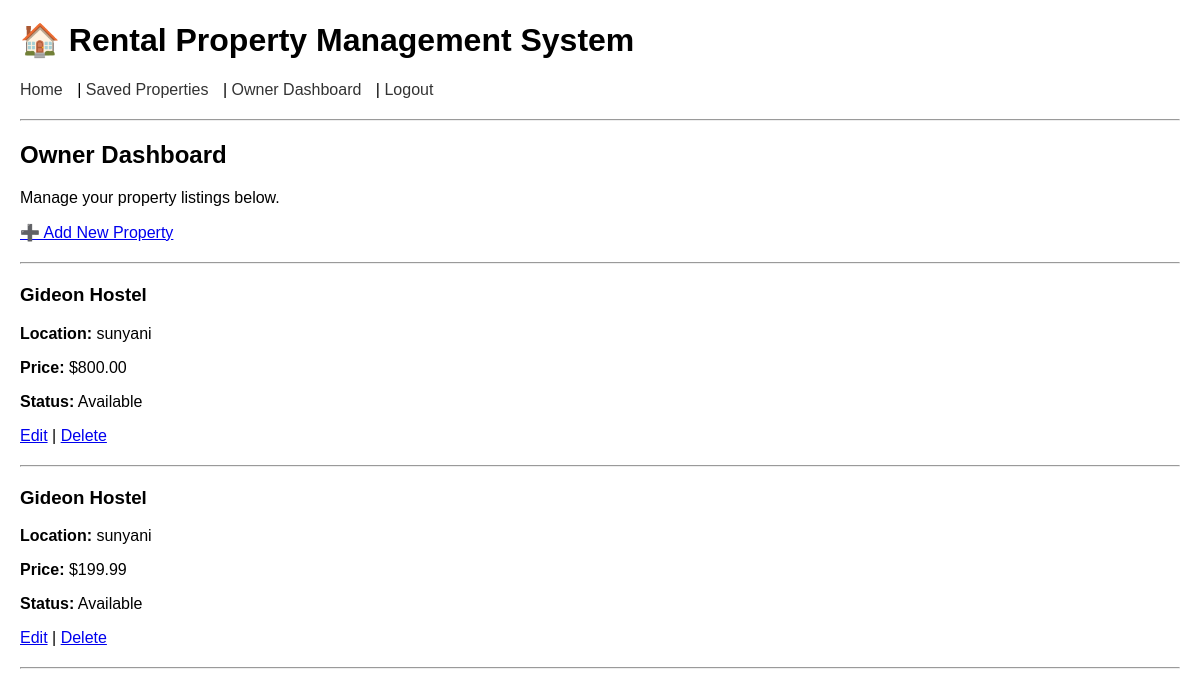
Before: /dashboard/ (signed in) with the older database file.
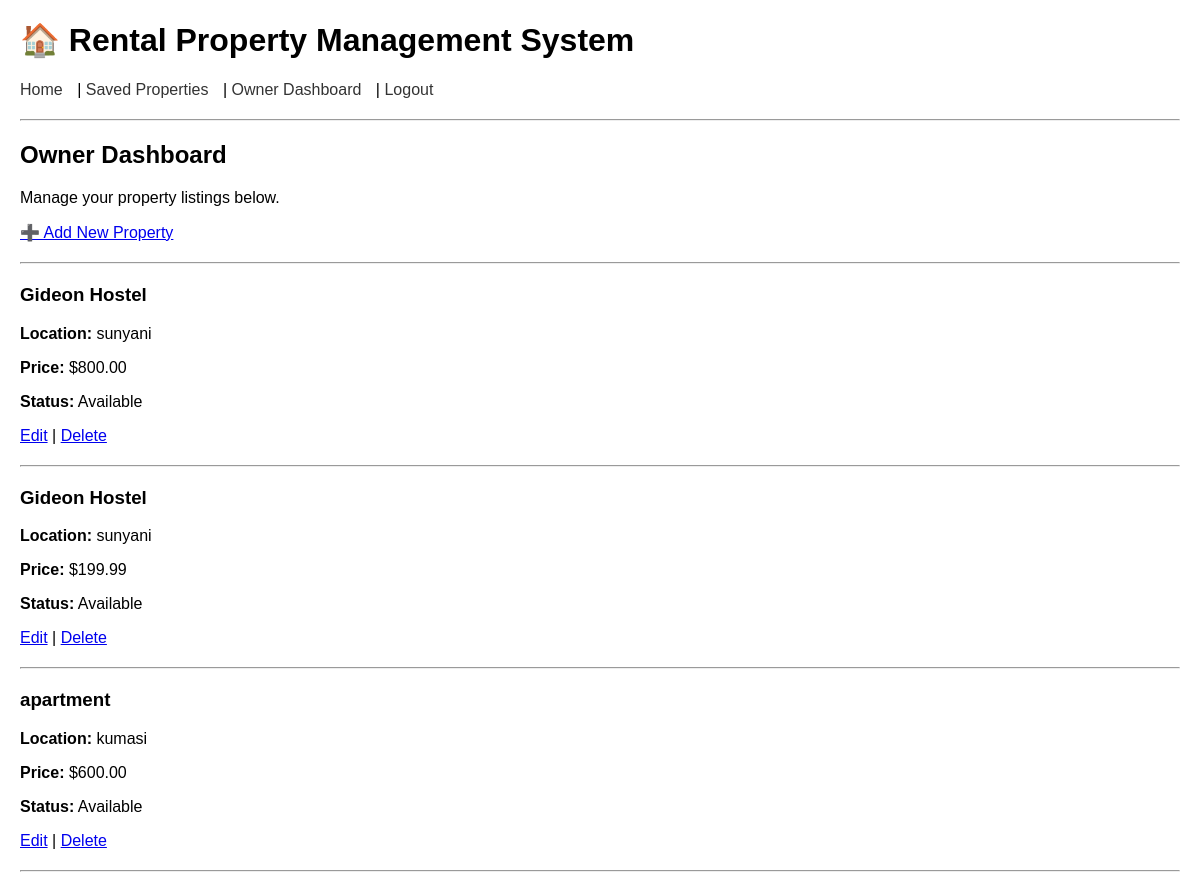
After: the same page with the newer database file.
### rentals_app/models.py (models this page shows, shortened)
class Property(models.Model):
    PROPERTY_TYPE_CHOICES = (
        ('room', 'Room'),
        ('house', 'Entire House'),
    )
    owner = models.ForeignKey('rentals_app.User', on_delete=models.CASCADE, related_name='properties')
    title = models.CharField(max_length=255)
    location = models.CharField(max_length=255)
    price = models.DecimalField(max_digits=10, decimal_places=2)
    property_type = models.CharField(max_length=10, choices=PROPERTY_TYPE_CHOICES)
    description = models.TextField()
    is_available = models.BooleanField(default=True)
    contact_email = models.EmailField()
    contact_phone = models.CharField(max_length=20, blank=True, null=True)
    created_at = models.DateTimeField(auto_now_add=True)
    updated_at = models.DateTimeField(auto_now=True)
    image = models.ImageField(upload_to='property_images/', null=True, blank=True)  # <-- new field

### rentals_app/views.py (the view)
# urls.py: path('dashboard/', views.owner_dashboard, name='owner_dashboard'),
@login_required
def owner_dashboard(request):
    properties = Property.objects.filter(owner=request.user)
    return render(request, "dashboard.html", {"properties": properties})

### templates/dashboard.html (shortened to what this page needs)
{% extends "base.html" %}
{% block content %}
<h2>Owner Dashboard</h2>
<p>Manage your property listings below.</p>
<a href="{% url 'create_property' %}">➕ Add New Property</a>
<hr>
{% for property in properties %}
    <div>
        <h3>{{ property.title }}</h3>
        <p><strong>Location:</strong> {{ property.location }}</p>
        <p><strong>Price:</strong> ${{ property.price }}</p>
        <p><strong>Status:</strong> {% if property.is_available %}Available{% else %}Not Available{% endif %}</p>
        <p>
            <a href="{% url 'edit_property' property.pk %}">Edit</a> |
            <a href="{% url 'delete_property' property.pk %}">Delete</a>
        </p>
    </div>
    <hr>
{% empty %}
    <p>You have not added any properties yet.</p>
{% endfor %}
{% endblock %}

Changed rows visible on the page:
added Property: title "apartment", location "kumasi", price "600.00", is_available "Available"
